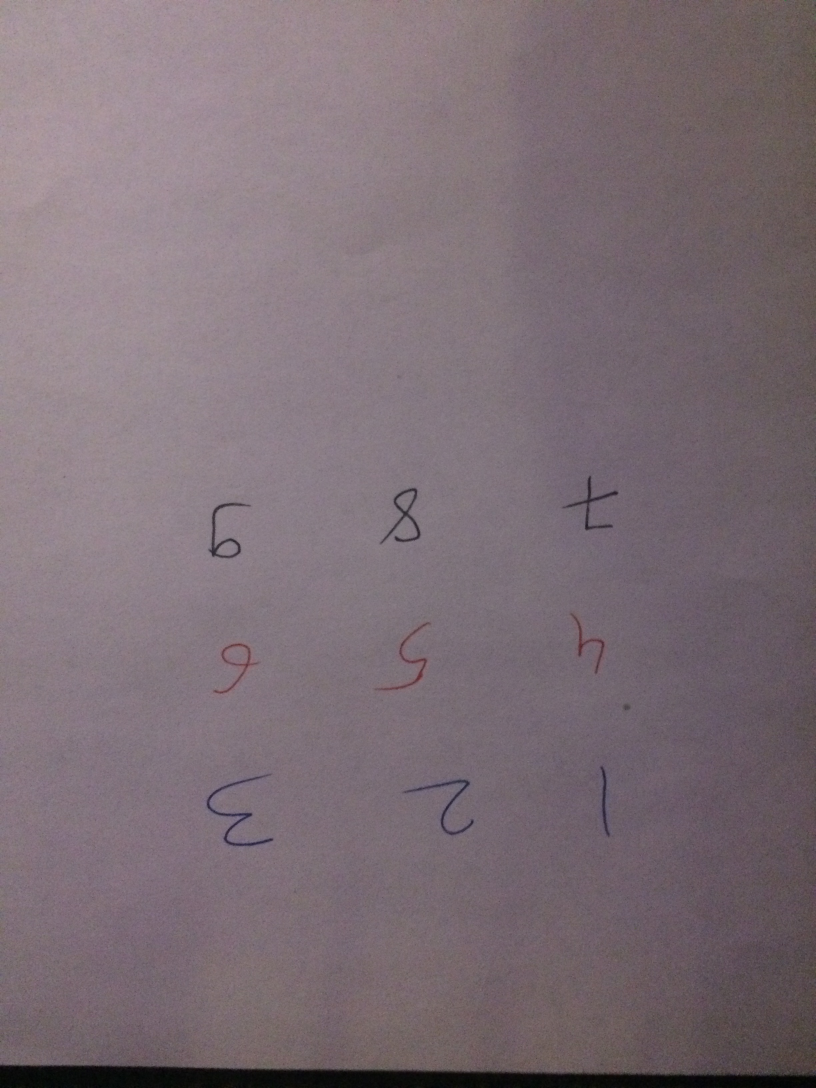
#> input picture photo_5.jpg, 2448 x 3264 px (shown at 1/3 size)
$ python test_random_code.py
#> lines starting #> are read from the running program, lines starting #| are printed output that depends on the picture
import cv2
img = cv2.imread('photo_5.jpg',0)
#> img: shape (3264, 2448); min 0, max 171, mean 114.9
img = cv2.resize(img,None,fx=0.4, fy=0.4, interpolation = cv2.INTER_AREA)
#> img: shape (1306, 979)
print(img.size)
#| 1278574
rows,cols = img.shape
#> rows = 1306; cols = 979
M = cv2.getRotationMatrix2D((cols/2,rows/2),180,1)
print(M.size)
#| 6
dst = cv2.warpAffine(img,M,(cols,rows))
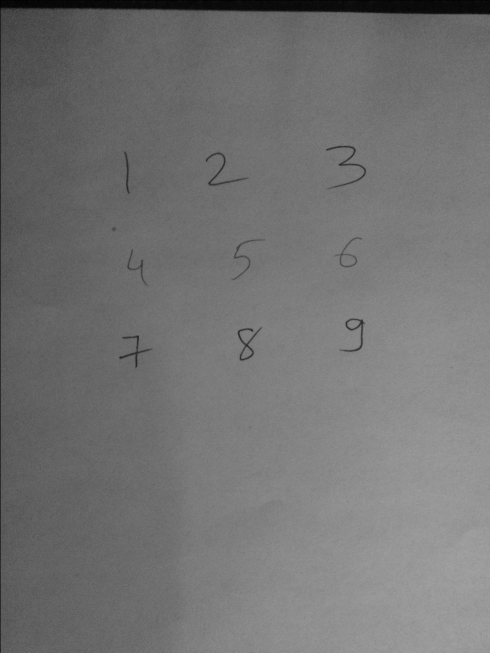
#> dst: shape (1306, 979) (shown at 1/2 size); min 0, max 165, mean 114.7
cv2.imshow('rotate', dst)
cv2.waitKey(0)


# [8 lines of commented-out code are left out]

$ run again, with photo_1.jpg copied over photo_5.jpg
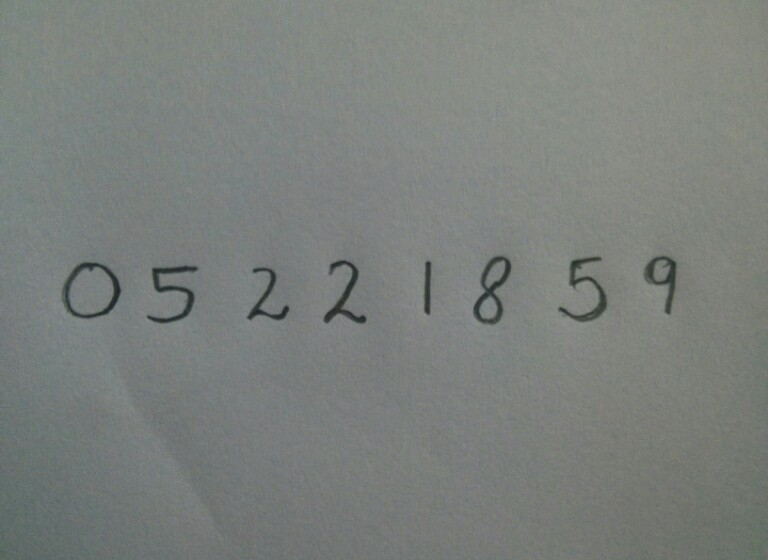
#> input picture photo_1.jpg, 768 x 560 px
#| 68768
#| 6
#> `dst = cv2.warpAffine(img,M,(cols,rows))`:
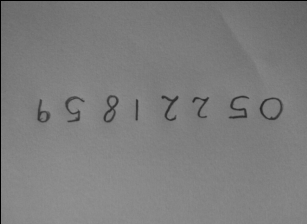
#> dst: shape (224, 307); min 0, max 145, mean 124.7

$ run again, with photo_2.jpg copied over photo_5.jpg
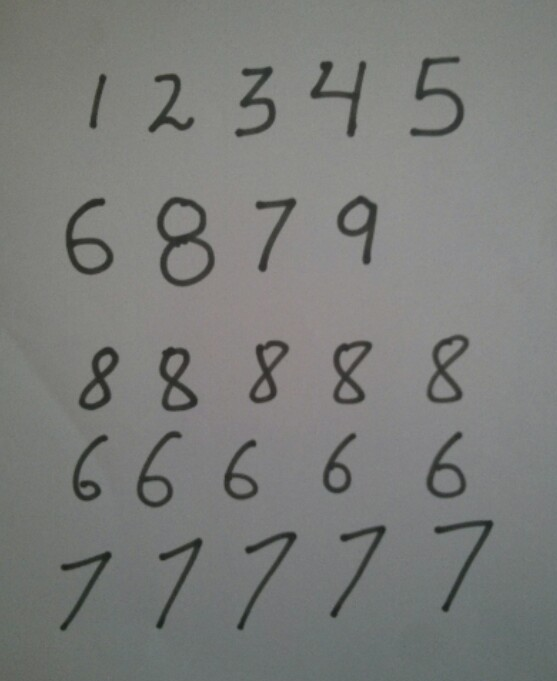
#> input picture photo_2.jpg, 557 x 681 px
#| 60656
#| 6
#> `dst = cv2.warpAffine(img,M,(cols,rows))`:
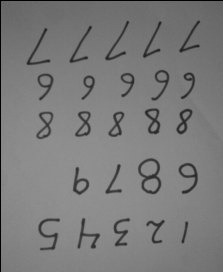
#> dst: shape (272, 223); min 0, max 146, mean 122.9

$ run again, with photo_3.jpg copied over photo_5.jpg
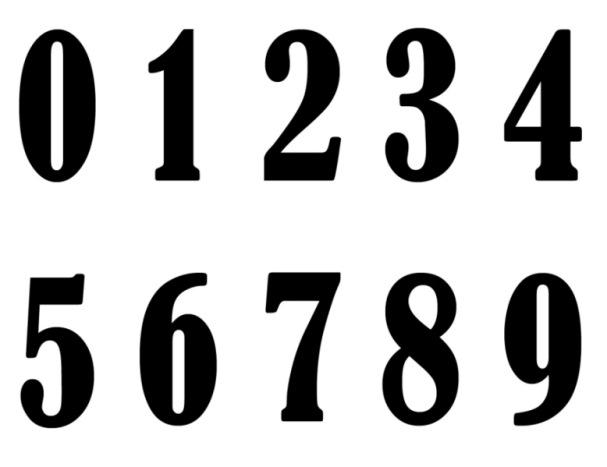
#> input picture photo_3.jpg, 607 x 467 px
#> `img = cv2.resize(img,None,fx=0.4, fy=0.4, interpolation = cv2.INTER_AR..`:
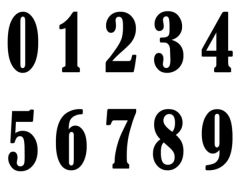
#> img: shape (187, 243); min 0, max 255, mean 197
#| 45441
#| 6
#> `dst = cv2.warpAffine(img,M,(cols,rows))`:
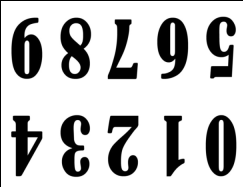
#> dst: shape (187, 243); min 0, max 255, mean 194.5
